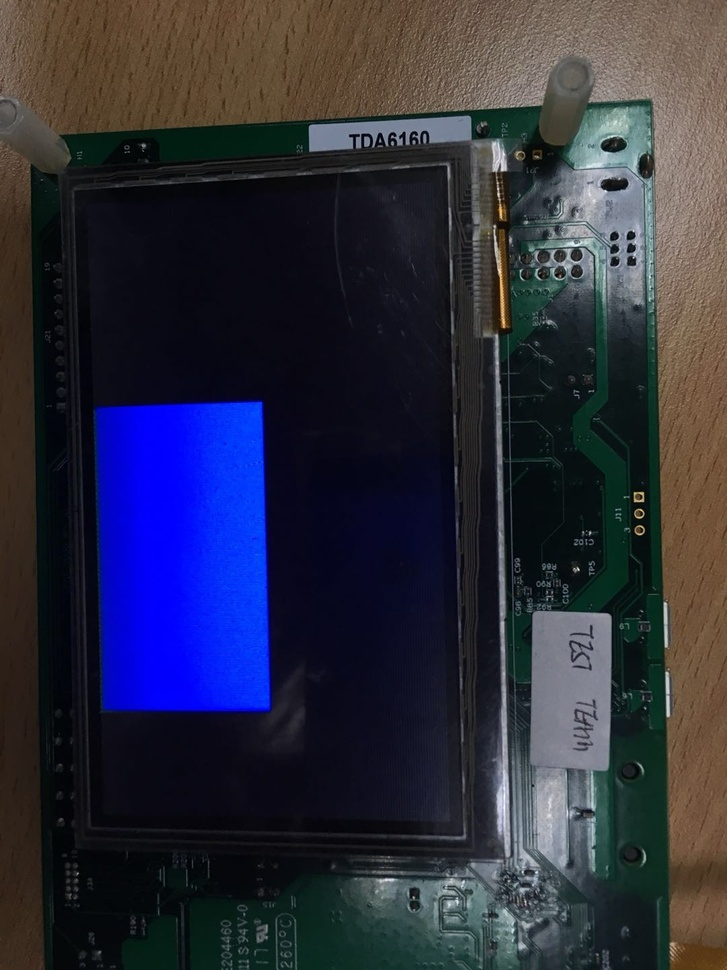
#> input picture pyopencv/pxp_blue.jpg, 727 x 970 px, shrunk from 1080 x 1440 before the run
$ python image_adaptive_threshold.py
#> lines starting #> are read from the running program, lines starting #| are printed output that depends on the picture; after the words box and inside, x2 and y2 are one past the last pixel; in counts of white or black regions, pixels touching at a corner belong together
#! usr/bin/python
#coding=utf-8

# import numpy as np
import cv2
import numpy as np
from matplotlib import pyplot as plt

# Load an color image in grayscale
img = cv2.imread('../pxp_blue.jpg', 0)
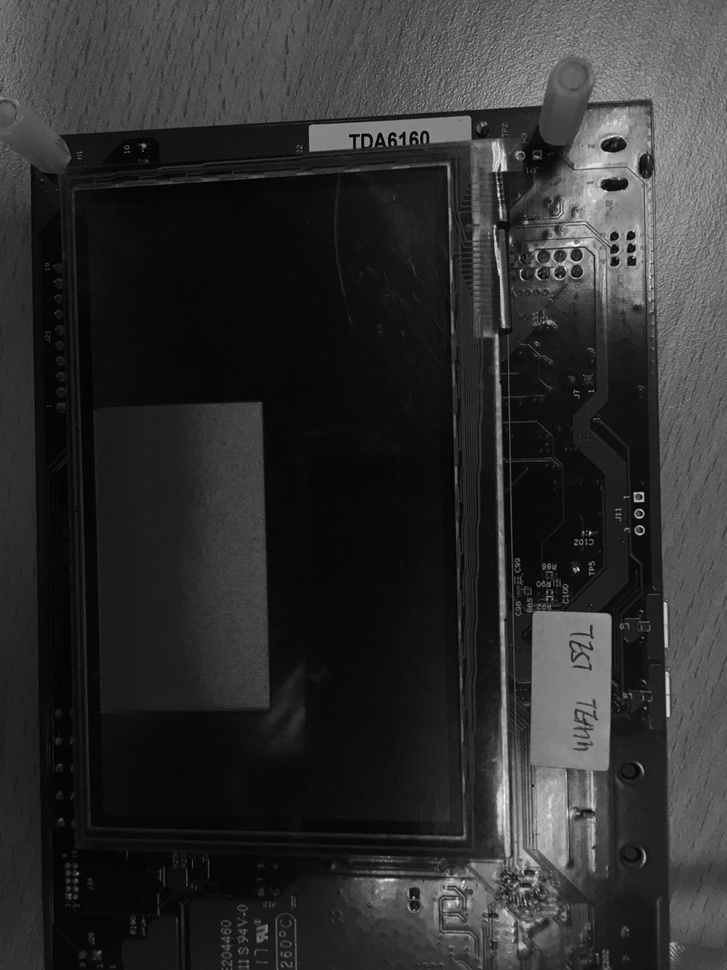
#> img: shape (970, 727); min 0, max 254, mean 47.1
ret,th1 = cv2.threshold(img,127,255,cv2.THRESH_BINARY)
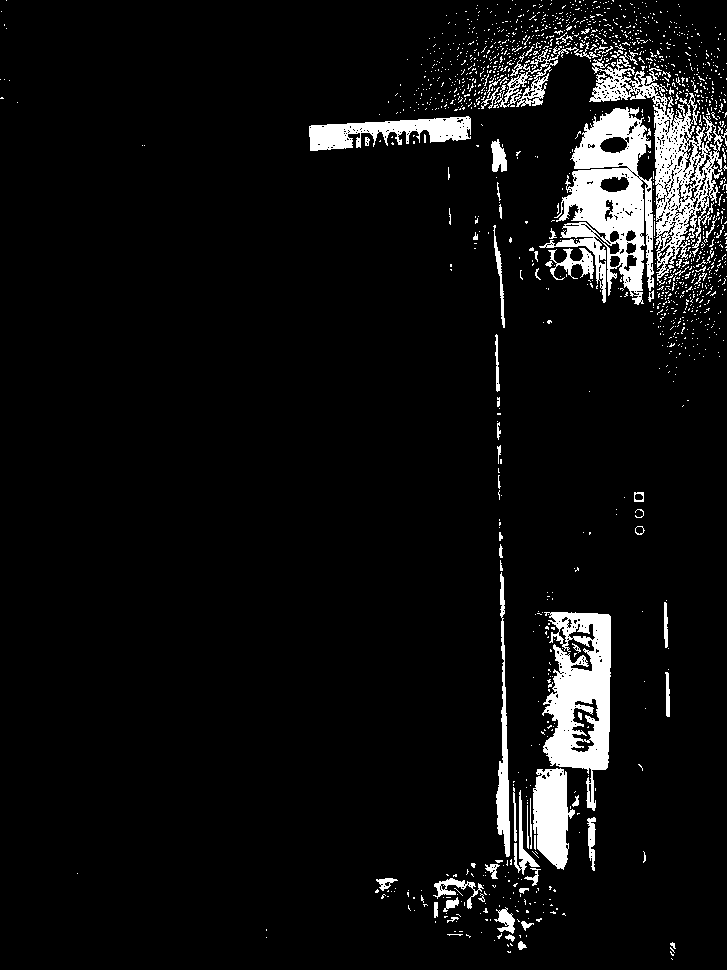
#> th1: shape (970, 727); 6.3% white; 1433 white regions (1349 under 20 px), largest, box (x1, y1, x2, y2) and area: (539, 107, 654, 305) 10088, (542, 612, 611, 811) 7642, (589, 52, 727, 286) 7363
th2 = cv2.adaptiveThreshold(img,255,cv2.ADAPTIVE_THRESH_MEAN_C,\
cv2.THRESH_BINARY,11,2) #换行符号 \
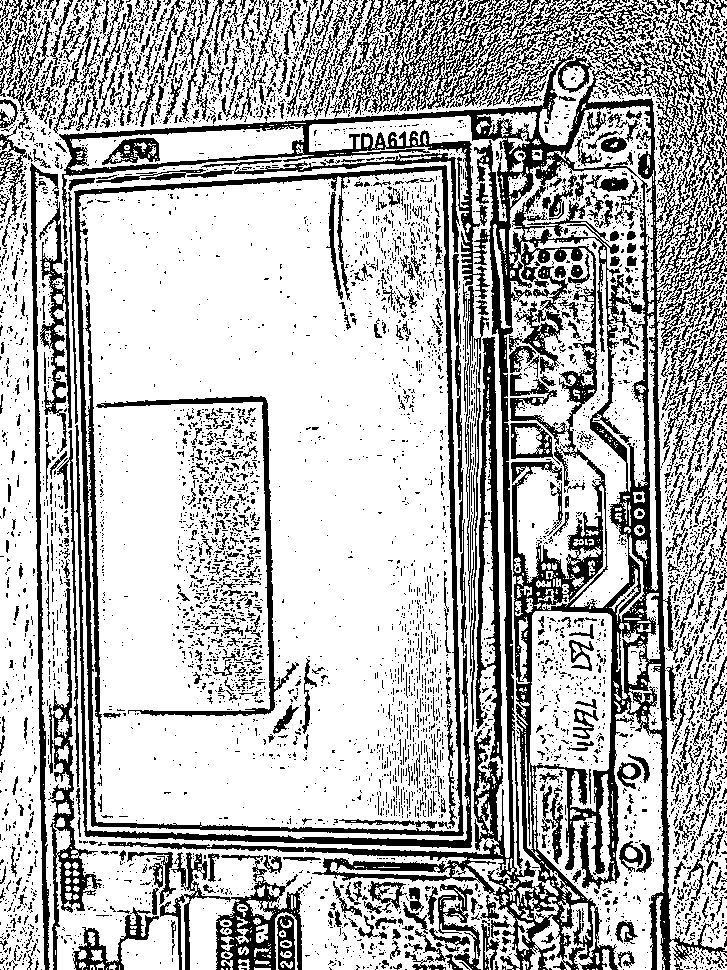
#> th2: shape (970, 727); 71% white; 6209 black regions (5477 under 20 px), largest, box (x1, y1, x2, y2) and area: (59, 0, 727, 970) 81242, (74, 165, 464, 836) 11792, (75, 254, 472, 848) 5977
th3 = cv2.adaptiveThreshold(img,255,cv2.ADAPTIVE_THRESH_GAUSSIAN_C,\
cv2.THRESH_BINARY,11,2) #换行符号 \
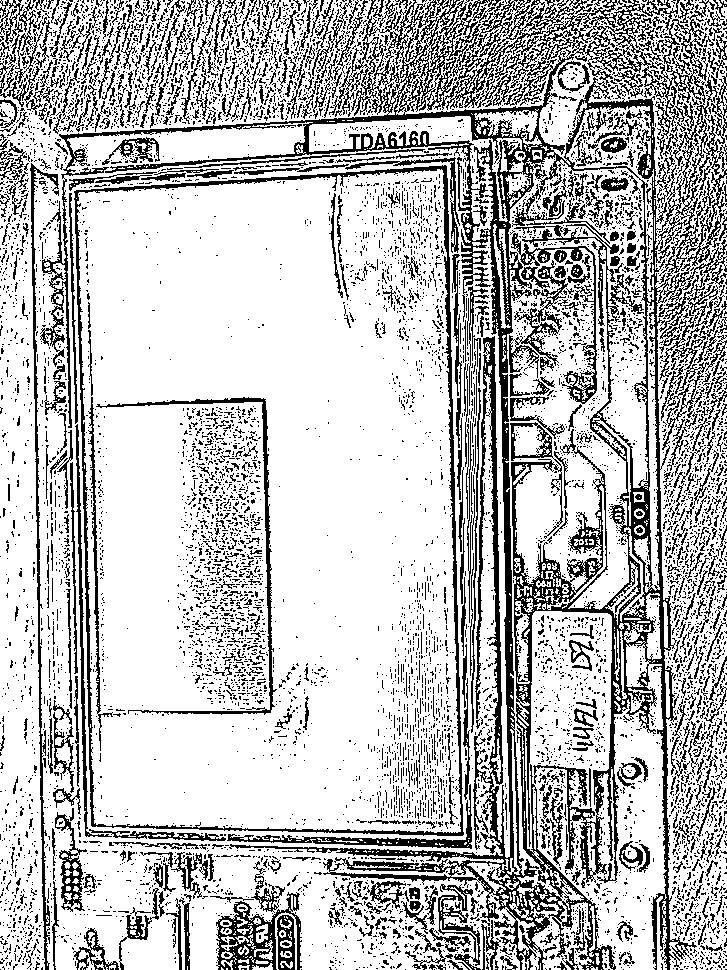
#> th3: shape (970, 727); 74.7% white; black in thin lines or dots
images = [img,th1,th2,th3]
plt.figure()
for i in xrange(4):
    plt.subplot(2,2,i+1),plt.imshow(images[i],'gray')
plt.show()

$ run again, with pyopencv/house.jpg copied over pyopencv/pxp_blue.jpg
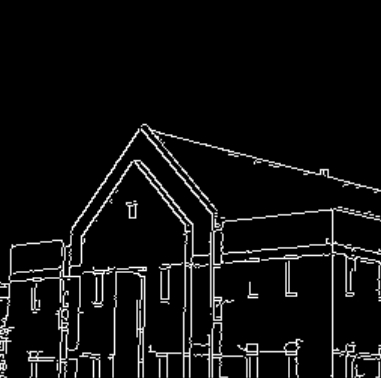
#> input picture pyopencv/house.jpg, 381 x 378 px
#> img is the input picture: shape (378, 381); min 0, max 255, mean 14.9
#> `ret,th1 = cv2.threshold(img,127,255,cv2.THRESH_BINARY)`:
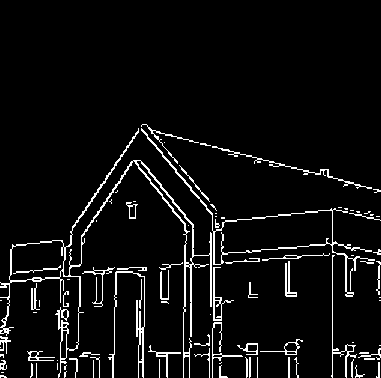
#> th1: shape (378, 381); 5.7% white in thin lines or dots, all inside (x1, y1, x2, y2) = (0, 124, 381, 378)
#> th2: shape (378, 381); 74.4% white; 55 black regions (26 under 20 px), largest, box (x1, y1, x2, y2) and area: (0, 118, 381, 378) 16210, (61, 162, 186, 378) 7406, (0, 272, 79, 378) 3395
#> th3: shape (378, 381); 77.6% white; 47 black regions (22 under 20 px), largest, box (x1, y1, x2, y2) and area: (0, 119, 381, 378) 22106, (61, 162, 186, 378) 5990, (114, 273, 144, 378) 1186
#> `plt.show()`:
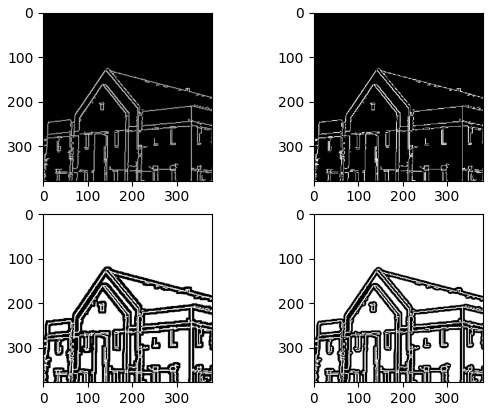
#> figure drawn by matplotlib, 4 panels

$ run again, with pyopencv/lcd.jpg copied over pyopencv/pxp_blue.jpg
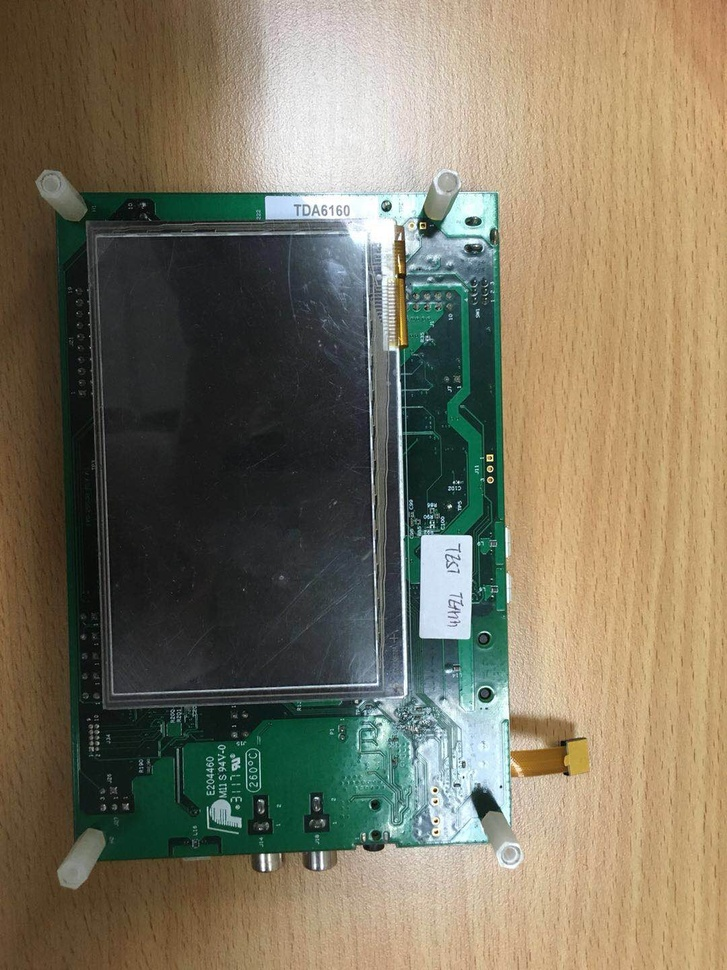
#> input picture pyopencv/lcd.jpg, 727 x 970 px, shrunk from 1080 x 1440 before the run
#> `ret,th1 = cv2.threshold(img,127,255,cv2.THRESH_BINARY)`:
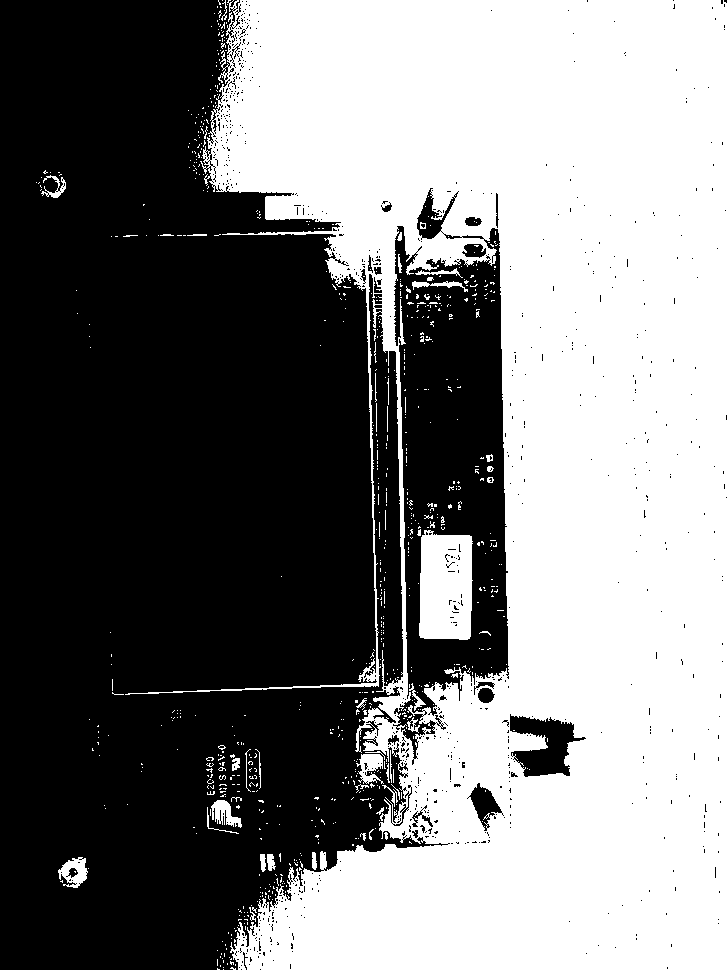
#> th1: shape (970, 727); 48.3% white; 790 white regions (739 under 20 px), largest, box (x1, y1, x2, y2) and area: (125, 0, 727, 970) 328956, (419, 530, 473, 640) 5271, (58, 857, 88, 888) 527
#> th2: shape (970, 727); 61.7% white; black in thin lines or dots
#> `th3 = cv2.adaptiveThreshold(img,255,cv2.ADAPTIVE_THRESH_GAUSSIAN_C,\ c..`:
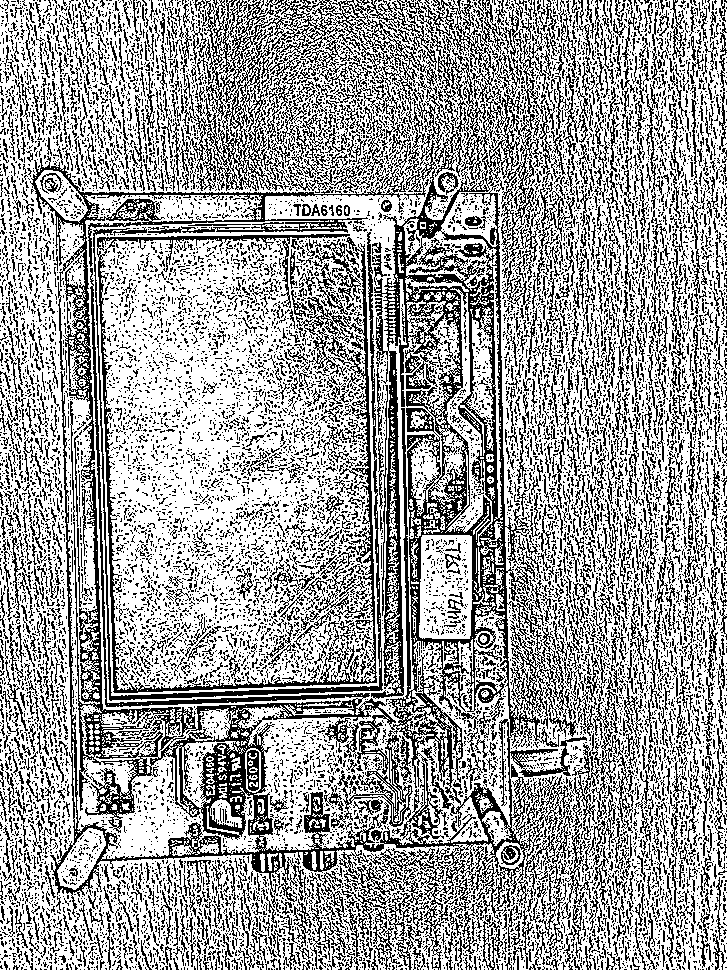
#> th3: shape (970, 727); 63.8% white; black in thin lines or dots
